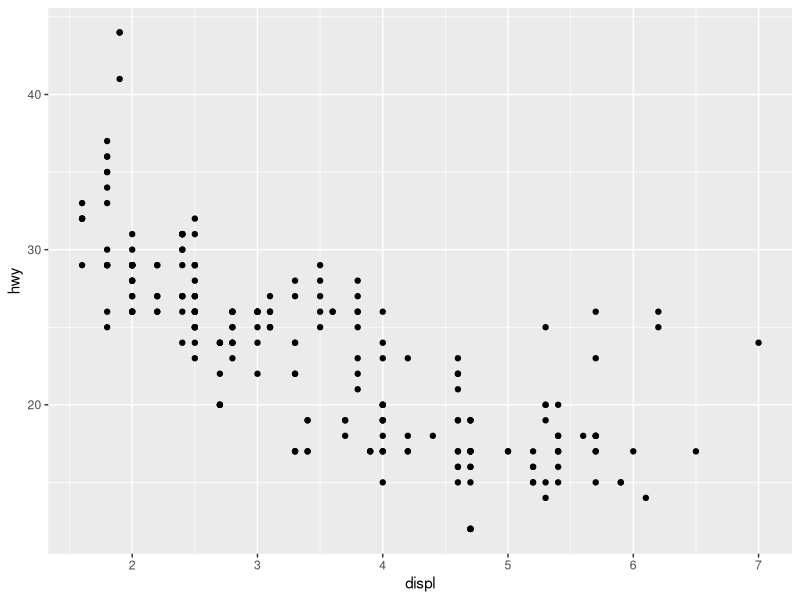
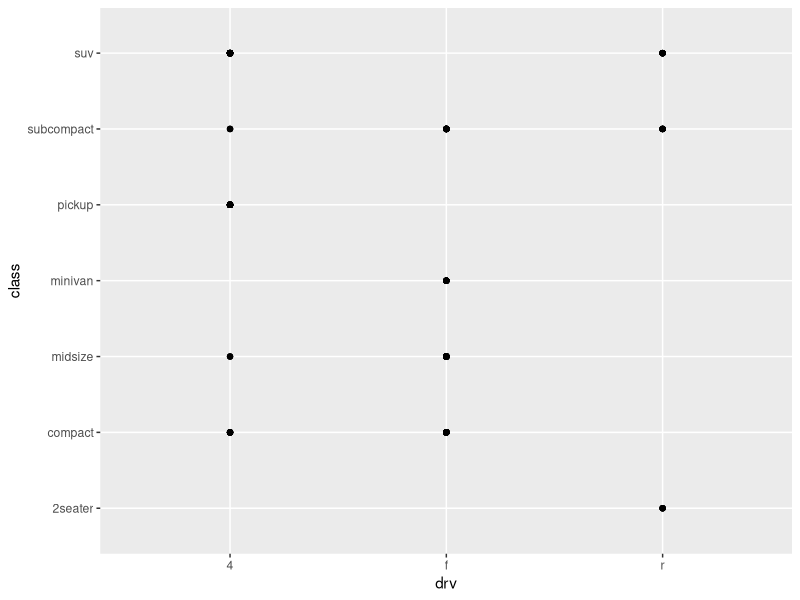
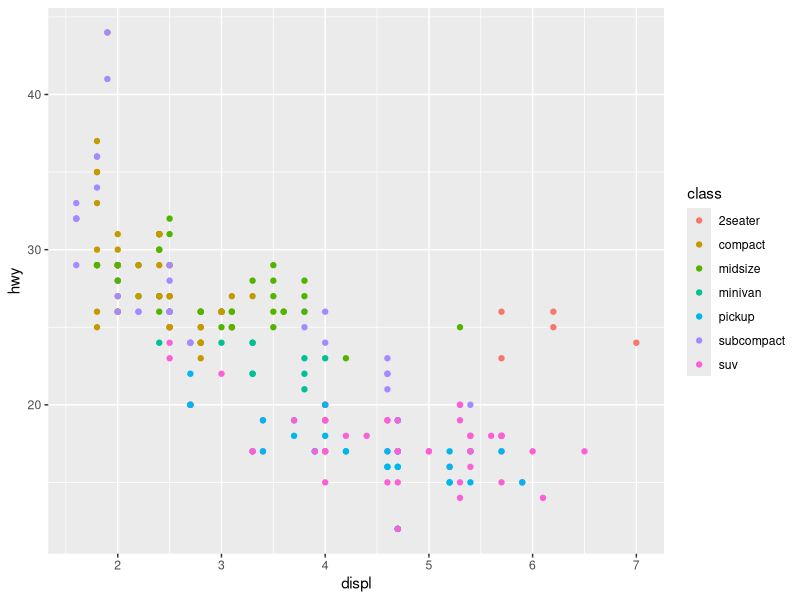
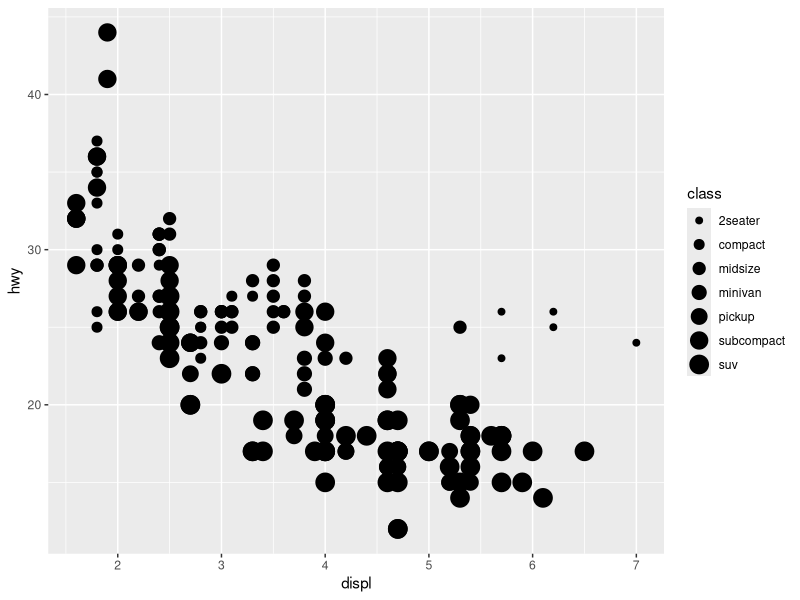
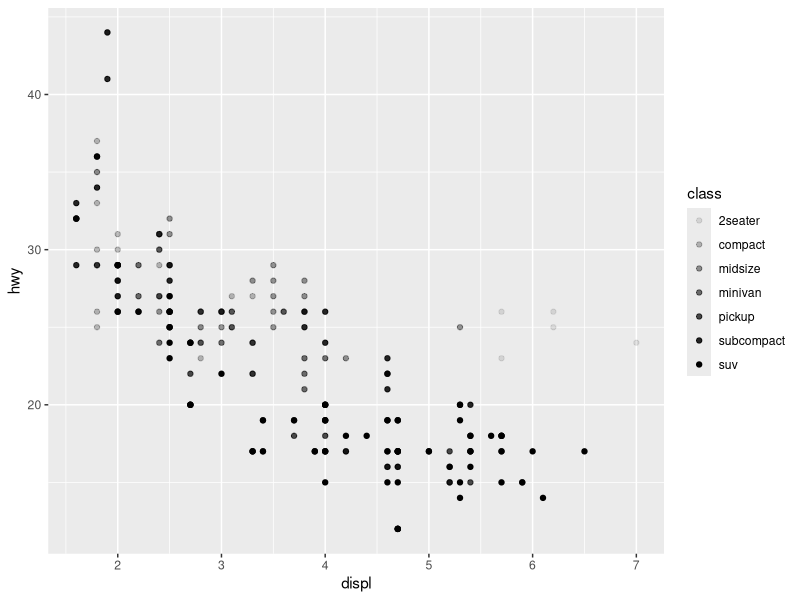
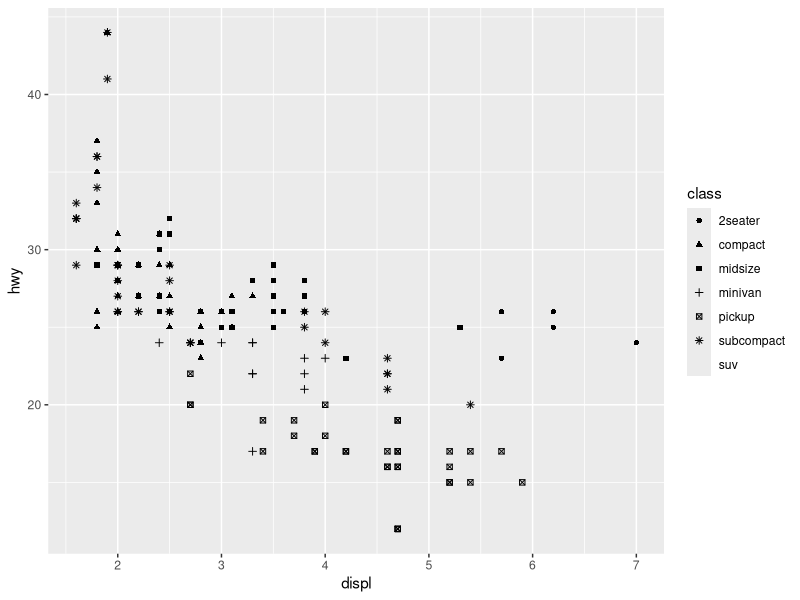
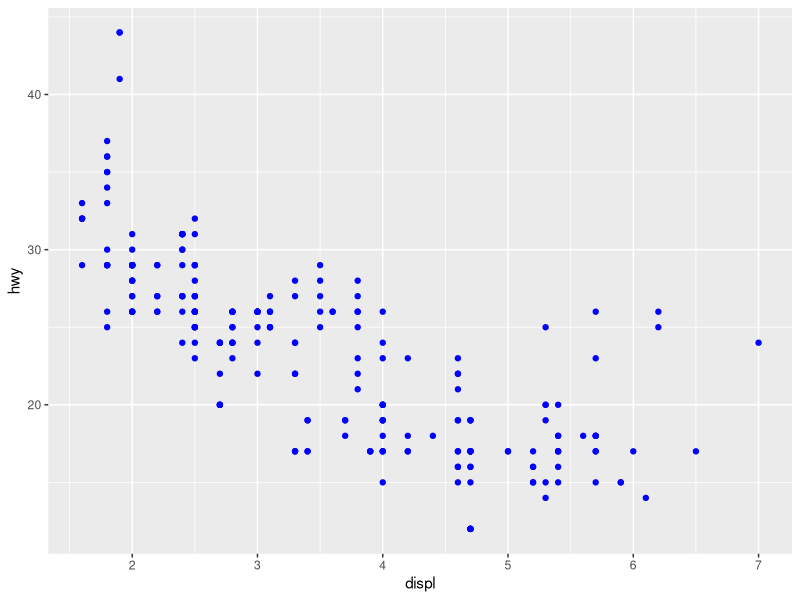
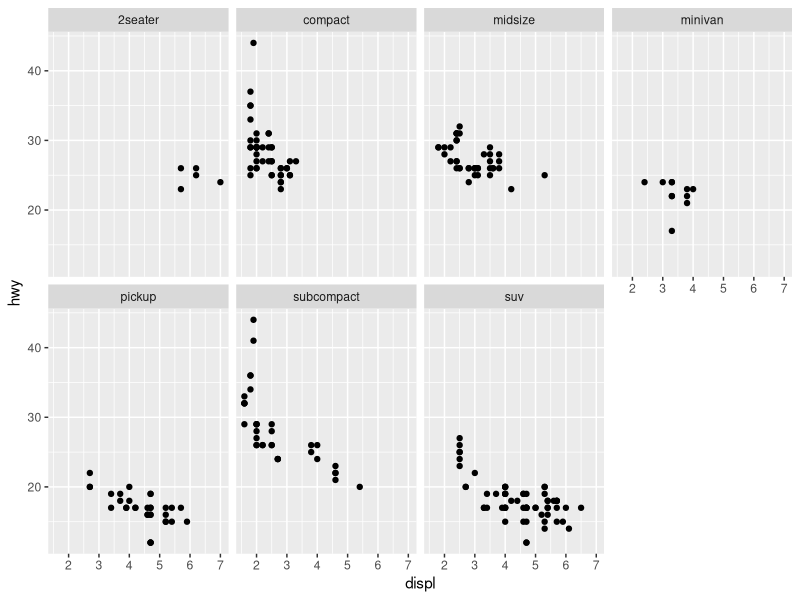

Reproduce these figures in R, in order.
#https://r4ds.had.co.nz/data-visualisation.html
library(tidyverse)
mpg
summary(mpg)
ggplot2::mpg
#ggplot(data = mpg)
ggplot(data = mpg) + 
  geom_point(mapping = aes(x = displ, y = hwy))
ggplot(data = mpg) + 
  geom_point(mapping = aes(x = drv, y = class))
ggplot(data = mpg) + 
  geom_point(mapping = aes(x = displ, y = hwy, color = class))
ggplot(data = mpg) + 
  geom_point(mapping = aes(x = displ, y = hwy, size = class))

# Left
ggplot(data = mpg) + 
  geom_point(mapping = aes(x = displ, y = hwy, alpha = class))

# Right
ggplot(data = mpg) + 
  geom_point(mapping = aes(x = displ, y = hwy, shape = class))

ggplot(data = mpg) + 
  geom_point(mapping = aes(x = displ, y = hwy), color = "blue")

ggplot(data = mpg) + 
  geom_point(mapping = aes(x = displ, y = hwy)) + 
  facet_wrap(~ class, nrow = 2)
#Exercises
ggplot(data = mpg) + 
  geom_point(mapping = aes(x = drv, y = cyl))

ggplot(data = mpg) + 
  geom_point(mapping = aes(x = displ, y = hwy)) +
  facet_grid(drv ~ .)

ggplot(data = mpg) + 
  geom_point(mapping = aes(x = displ, y = hwy)) +
  facet_grid(. ~ cyl)

ggplot(data = mpg) + 
  geom_point(mapping = aes(x = displ, y = hwy)) + 
  facet_wrap(~ class, nrow = 2)
#####################################
# left
ggplot(data = mpg) + 
  geom_point(mapping = aes(x = displ, y = hwy))

# right
ggplot(data = mpg) + 
  geom_smooth(mapping = aes(x = displ, y = hwy))

ggplot(data = mpg) + 
  geom_smooth(mapping = aes(x = displ, y = hwy, linetype = drv))

#display multiple geom
ggplot(data = mpg) + 
  geom_point(mapping = aes(x = displ, y = hwy)) +
  geom_smooth(mapping = aes(x = displ, y = hwy))

ggplot(data = mpg, mapping = aes(x = displ, y = hwy)) + 
  geom_point() + 
  geom_smooth()
########################################################
#bar plots
ggplot(data = diamonds) + 
  geom_bar(mapping = aes(x = cut))

ggplot(data = diamonds) + 
  geom_bar(mapping = aes(x = clarity))

ggplot(data = diamonds) + 
  stat_count(mapping = aes(x = cut))

demo <- tribble(
  ~cut,         ~freq,
  "Fair",       1610,
  "Good",       4906,
  "Very Good",  12082,
  "Premium",    13791,
  "Ideal",      21551
)

ggplot(data = demo) +
  geom_bar(mapping = aes(x = cut, y = freq), stat = "identity")

ggplot(data = demo) +
  geom_bar(mapping = aes(x = cut, y = freq), stat = "identity")

ggplot(data = diamonds) + 
  geom_bar(mapping = aes(x = cut, y = stat(prop), group = 1))
#> Warning: `stat(prop)` was deprecated in ggplot2 3.4.0.
#> ??? Please use `after_stat(prop)` instead.

ggplot(data = diamonds) + 
  stat_summary(
    mapping = aes(x = cut, y = depth),
    fun.min = min,
    fun.max = max,
    fun = median
  )
#postion adjustments and stacked bars
ggplot(data = diamonds) + 
  geom_bar(mapping = aes(x = cut, colour = cut))
ggplot(data = diamonds) + 
  geom_bar(mapping = aes(x = cut, fill = cut))

ggplot(data = diamonds, mapping = aes(x = cut, fill = clarity)) + 
  geom_bar(alpha = 0.1, position = "identity")
ggplot(data = diamonds, mapping = aes(x = cut, colour = clarity)) + 
  geom_bar(fill = NA, position = "identity")
ggplot(data = diamonds) + 
  geom_bar(mapping = aes(x = cut, fill = clarity))

ggplot(data = diamonds) + 
  geom_bar(mapping = aes(x = cut, fill = clarity), position = "fill")

ggplot(data = diamonds) + 
  geom_bar(mapping = aes(x = cut, fill = clarity), position = "dodge")

ggplot(data = mpg) + 
  geom_point(mapping = aes(x = displ, y = hwy), position = "jitter")
